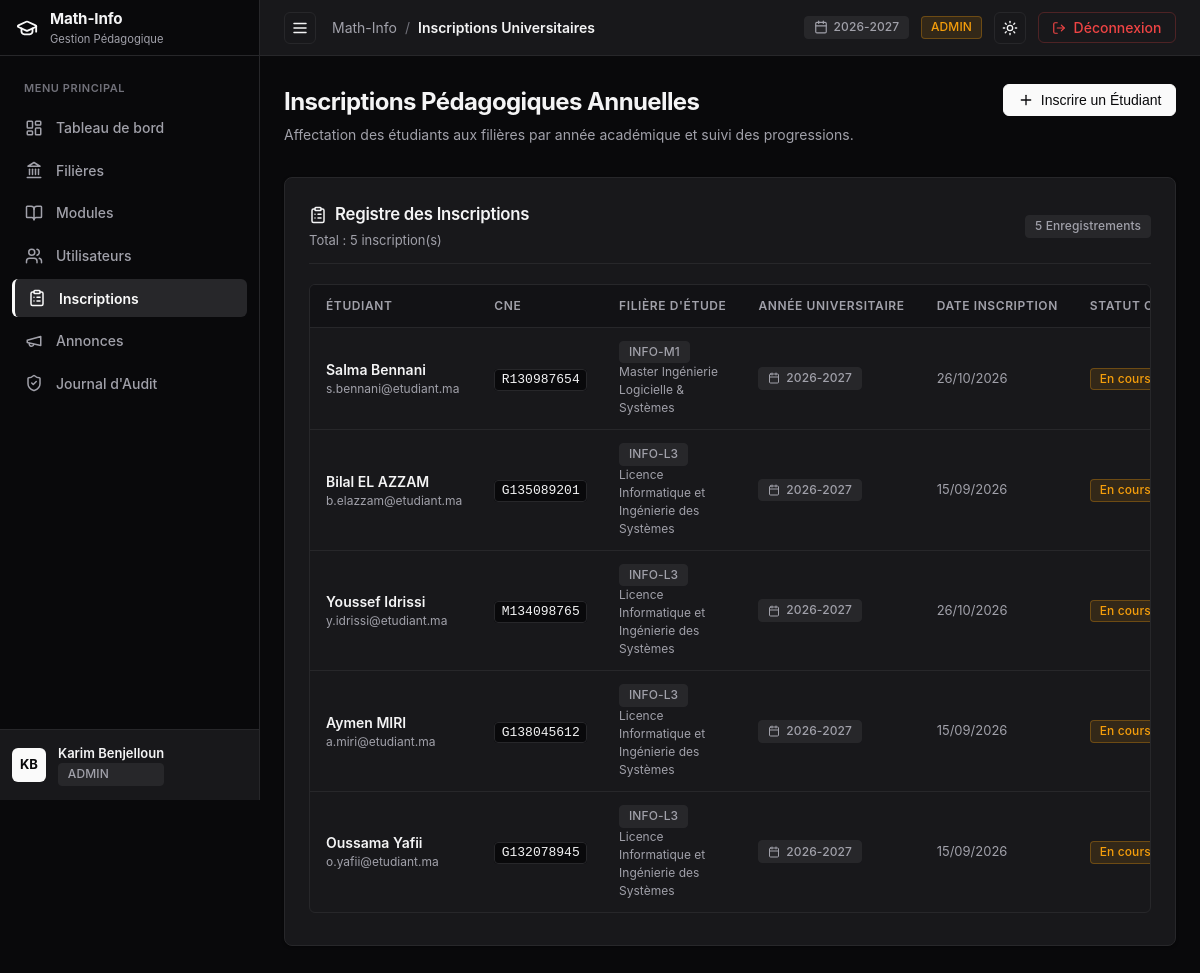
Screenshot of /admin/inscriptions (signed in) with the database file from the repository.
### tables this page shows
CREATE TABLE `utilisateurs` (
  `idUtilisateur` int NOT NULL AUTO_INCREMENT,
  `nom` varchar(100) NOT NULL,
  `prenom` varchar(100) NOT NULL,
  `email` varchar(150) NOT NULL,
  `motDePasse` varchar(255) NOT NULL,
  `role` enum('ADMIN','ENSEIGNANT','ETUDIANT') NOT NULL,
  `dateCreation` timestamp NULL DEFAULT CURRENT_TIMESTAMP,
  PRIMARY KEY (`idUtilisateur`),
  UNIQUE KEY `email` (`email`)
);

CREATE TABLE `inscriptions` (
  `idInscription` int NOT NULL AUTO_INCREMENT,
  `idEtudiant` int NOT NULL,
  `idFiliere` int NOT NULL,
  `anneeUniversitaire` varchar(20) NOT NULL,
  `dateInscription` date NOT NULL,
  `statut` enum('EN_COURS','VALIDE','AJOURNE') DEFAULT 'EN_COURS',
  PRIMARY KEY (`idInscription`),
  UNIQUE KEY `uq_etudiant_annee` (`idEtudiant`,`anneeUniversitaire`),
  KEY `idFiliere` (`idFiliere`),
  CONSTRAINT `inscriptions_ibfk_1` FOREIGN KEY (`idEtudiant`) REFERENCES `etudiants` (`idUtilisateur`) ON DELETE CASCADE,
  CONSTRAINT `inscriptions_ibfk_2` FOREIGN KEY (`idFiliere`) REFERENCES `filieres` (`idFiliere`) ON DELETE CASCADE
);

CREATE TABLE `etudiants` (
  `idUtilisateur` int NOT NULL,
  `cne` varchar(50) NOT NULL,
  `dateNaissance` date NOT NULL,
  PRIMARY KEY (`idUtilisateur`),
  UNIQUE KEY `cne` (`cne`),
  CONSTRAINT `etudiants_ibfk_1` FOREIGN KEY (`idUtilisateur`) REFERENCES `utilisateurs` (`idUtilisateur`) ON DELETE CASCADE
);

CREATE TABLE `filieres` (
  `idFiliere` int NOT NULL AUTO_INCREMENT,
  `code` varchar(20) NOT NULL,
  `intitule` varchar(150) NOT NULL,
  `description` text,
  PRIMARY KEY (`idFiliere`),
  UNIQUE KEY `code` (`code`)
);

### src/Views/admin/inscriptions.php (the view, shortened to what the rows shown need)
<div style="margin-bottom: 2rem; display: flex; justify-content: space-between; align-items: flex-start; flex-wrap: wrap; gap: 1rem;">
  <div>
    <h1 style="font-size: 1.5rem; font-weight: 700; letter-spacing: -0.025em; color: var(--text-main); margin-bottom: 0.25rem;">
      Inscriptions Pédagogiques Annuelles
    </h1>
    <p style="color: var(--text-muted); font-size: 0.875rem;">
      Affectation des étudiants aux filières par année académique et suivi des progressions.
    </p>
  </div>
  <button class="btn btn-primary" data-modal-open="createInscriptionModal">
    <?= Icon::get('plus', 16) ?>
    <span>Inscrire un Étudiant</span>
  </button>
</div>
<div class="card">
  <div class="card-header">
    <div>
      <span class="card-title">
        <?= Icon::get('clipboard-list', 18) ?>
        <span>Registre des Inscriptions</span>
      </span>
      <span class="card-desc" style="display: block; margin-top: 0.25rem;">
        Total : <?= count($inscriptions) ?> inscription(s)
      </span>
    </div>
    <span class="badge badge-neutral"><?= count($inscriptions) ?> Enregistrements</span>
  </div>
  <?php if (empty($inscriptions)): ?>
    <div style="text-align: center; padding: 3rem 1rem; color: var(--text-muted); font-size: 0.875rem;">
      <div style="margin-bottom: 0.5rem; color: var(--text-subtle);"><?= Icon::get('clipboard-list', 32) ?></div>
      Aucune inscription enregistrée pour l'instant.
    </div>
  <?php else: ?>
    <div class="table-wrapper">
      <table>
        <thead>
          <tr>
            <th style="min-width: 150px;">Étudiant</th>
            <th style="min-width: 100px;">CNE</th>
            <th style="min-width: 120px;">Filière d'Étude</th>
            <th style="min-width: 110px;">Année Universitaire</th>
            <th style="min-width: 110px;">Date Inscription</th>
            <th style="min-width: 110px;">Statut Cursus</th>
          </tr>
        </thead>
        <tbody>
          <?php foreach ($inscriptions as $ins): ?>
            <tr>
              <td>
                <div style="font-weight: 600;"><?= htmlspecialchars($ins['etudiant_prenom'] . ' ' . $ins['etudiant_nom']) ?></div>
                <div style="font-size: 0.75rem; color: var(--text-muted);"><?= htmlspecialchars($ins['etudiant_email']) ?></div>
              </td>
              <td><code><?= htmlspecialchars($ins['etudiant_cne']) ?></code></td>
              <td>
                <span class="badge badge-neutral"><?= htmlspecialchars($ins['filiere_code']) ?></span>
                <span style="font-size: 0.75rem; color: var(--text-muted); display: block;"><?= htmlspecialchars($ins['filiere_intitule']) ?></span>
              </td>
              <td>
                <span class="badge badge-neutral">
                  <?= Icon::get('calendar', 12) ?>
                  <span><?= htmlspecialchars($ins['anneeUniversitaire']) ?></span>
                </span>
              </td>
              <td style="color: var(--text-muted); font-size: 0.8125rem;">
                <?= date('d/m/Y', strtotime($ins['dateInscription'])) ?>
              </td>
              <td>
                <?php if ($ins['statut'] === 'VALIDE'): ?>
                  <span class="badge badge-success">Validé</span>
                <?php elseif ($ins['statut'] === 'AJOURNE'): ?>
                  <span class="badge badge-destructive">Ajourné</span>
                <?php else: ?>
                  <span class="badge badge-warning">En cours</span>
                <?php endif; ?>
              </td>
            </tr>
          <?php endforeach; ?>
        </tbody>
      </table>
    </div>
  <?php endif; ?>
</div>

### src/Utils/Icon.php (shortened to what the rows shown need)
<?php
class Icon {
    public static function get(string $name, int $size = 16, string $extraClass = ''): string {
        $classAttr = 'lucide-icon' . ($extraClass !== '' ? ' ' . $extraClass : '');
        $svgAttrs = sprintf(
            'xmlns="http://www.w3.org/2000/svg" width="%d" height="%d" viewBox="0 0 24 24" fill="none" stroke="currentColor" stroke-width="2" stroke-linecap="round" stroke-linejoin="round" class="%s"',
            $size,
            $size,
            htmlspecialchars($classAttr)
        );
        switch ($name) {
            case 'graduation-cap':
                return "<svg {$svgAttrs}><path d=\"M21.42 10.922a1 1 0 0 0-.019-1.838L12.83 5.18a2 2 0 0 0-1.66 0L2.6 9.08a1 1 0 0 0 0 1.832l8.57 3.908a2 2 0 0 0 1.66 0z\"/><path d=\"M22 10v6\"/><path d=\"M6 12.5V16a6 3 0 0 0 12 0v-3.5\"/></svg>";
            case 'layout-dashboard':
                return "<svg {$svgAttrs}><rect width=\"7\" height=\"9\" x=\"3\" y=\"3\" rx=\"1\"/><rect width=\"7\" height=\"5\" x=\"14\" y=\"3\" rx=\"1\"/><rect width=\"7\" height=\"9\" x=\"14\" y=\"12\" rx=\"1\"/><rect width=\"7\" height=\"5\" x=\"3\" y=\"16\" rx=\"1\"/></svg>";
            case 'landmark':
                return "<svg {$svgAttrs}><line x1=\"3\" x2=\"21\" y1=\"22\" y2=\"22\"/><line x1=\"6\" x2=\"6\" y1=\"18\" y2=\"11\"/><line x1=\"10\" x2=\"10\" y1=\"18\" y2=\"11\"/><line x1=\"14\" x2=\"14\" y1=\"18\" y2=\"11\"/><line x1=\"18\" x2=\"18\" y1=\"18\" y2=\"11\"/><polygon points=\"12 2 20 7 4 7\"/></svg>";
            case 'book-open':
                return "<svg {$svgAttrs}><path d=\"M12 7v14\"/><path d=\"M3 18a1 1 0 0 1-1-1V4a1 1 0 0 1 1-1h5a4 4 0 0 1 4 4 4 4 0 0 1 4-4h5a1 1 0 0 1 1 1v13a1 1 0 0 1-1 1h-6a3 3 0 0 0-3 3 3 3 0 0 0-3-3z\"/></svg>";
            case 'users':
                return "<svg {$svgAttrs}><path d=\"M16 21v-2a4 4 0 0 0-4-4H6a4 4 0 0 0-4 4v2\"/><circle cx=\"9\" cy=\"7\" r=\"4\"/><path d=\"M22 21v-2a4 4 0 0 0-3-3.87\"/><path d=\"M16 3.13a4 4 0 0 1 0 7.75\"/></svg>";
            case 'clipboard-list':
                return "<svg {$svgAttrs}><rect width=\"8\" height=\"4\" x=\"8\" y=\"2\" rx=\"1\" ry=\"1\"/><path d=\"M16 4h2a2 2 0 0 1 2 2v14a2 2 0 0 1-2 2H6a2 2 0 0 1-2-2V6a2 2 0 0 1 2-2h2\"/><path d=\"M12 11h4\"/><path d=\"M12 16h4\"/><path d=\"M8 11h.01\"/><path d=\"M8 16h.01\"/></svg>";
            case 'megaphone':
                return "<svg {$svgAttrs}><path d=\"m3 11 18-5v12L3 14v-3z\"/><path d=\"M11.6 16.8a3 3 0 1 1-5.8-1.6\"/></svg>";
            case 'shield-check':
                return "<svg {$svgAttrs}><path d=\"M20 13c0 5-3.5 7.5-7.66 8.95a1 1 0 0 1-.67-.01C7.5 20.5 4 18 4 13V6a1 1 0 0 1 1-1c2 0 4.5-1.2 6.24-2.72a1.17 1.17 0 0 1 1.52 0C14.51 3.81 17 5 19 5a1 1 0 0 1 1 1z\"/><path d=\"m9 12 2 2 4-4\"/></svg>";
            case 'calendar':
                return "<svg {$svgAttrs}><path d=\"M8 2v4\"/><path d=\"M16 2v4\"/><rect width=\"18\" height=\"18\" x=\"3\" y=\"4\" rx=\"2\"/><path d=\"M3 10h18\"/></svg>";
            case 'sun':
                return "<svg {$svgAttrs}><circle cx=\"12\" cy=\"12\" r=\"4\"/><path d=\"M12 2v2\"/><path d=\"M12 20v2\"/><path d=\"m4.93 4.93 1.41 1.41\"/><path d=\"m17.66 17.66 1.41 1.41\"/><path d=\"M2 12h2\"/><path d=\"M20 12h2\"/><path d=\"m6.34 17.66-1.41 1.41\"/><path d=\"m19.07 4.93-1.41 1.41\"/></svg>";
            case 'log-out':
                return "<svg {$svgAttrs}><path d=\"M9 21H5a2 2 0 0 1-2-2V5a2 2 0 0 1 2-2h4\"/><polyline points=\"16 17 21 12 16 7\"/><line x1=\"21\" x2=\"9\" y1=\"12\" y2=\"12\"/></svg>";
            case 'pencil':
                return "<svg {$svgAttrs}><path d=\"M21.174 6.812a1 1 0 0 0-3.986-3.987L3.842 16.174a2 2 0 0 0-.5.83l-1.321 4.352a.5.5 0 0 0 .623.622l4.353-1.32a2 2 0 0 0 .83-.497z\"/><path d=\"m15 5 4 4\"/></svg>";
            case 'trash-2':
                return "<svg {$svgAttrs}><path d=\"M3 6h18\"/><path d=\"M19 6v14c0 1-1 2-2 2H7c-1 0-2-1-2-2V6\"/><path d=\"M8 6V4c0-1 1-2 2-2h4c1 0 2 1 2 2v2\"/><line x1=\"10\" x2=\"10\" y1=\"11\" y2=\"17\"/><line x1=\"14\" x2=\"14\" y1=\"11\" y2=\"17\"/></svg>";
            case 'plus':
                return "<svg {$svgAttrs}><path d=\"M5 12h14\"/><path d=\"M12 5v14\"/></svg>";
            case 'x':
                return "<svg {$svgAttrs}><path d=\"M18 6 6 18\"/><path d=\"m6 6 12 12\"/></svg>";
            case 'menu':
                return "<svg {$svgAttrs}><line x1=\"4\" x2=\"20\" y1=\"12\" y2=\"12\"/><line x1=\"4\" x2=\"20\" y1=\"6\" y2=\"6\"/><line x1=\"4\" x2=\"20\" y1=\"18\" y2=\"18\"/></svg>";
            case 'arrow-right':
                return "<svg {$svgAttrs}><path d=\"M5 12h14\"/><path d=\"m12 5 7 7-7 7\"/></svg>";
        }
    }
}

### src/Views/layout/main.php (shortened to what the rows shown need)
<?php
$currentUser = Auth::user();
$currentRole = Auth::role();
$activeNav = $activeNav ?? 'dashboard';
?>
<!DOCTYPE html>
<html lang="fr" data-theme="dark">
<head>
  <link rel="stylesheet" href="/css/style.css">
</head>
<body class="app-shell">
  <aside id="sidebar" class="sidebar">
    <div class="sidebar-header">
      <a href="/" class="sidebar-brand">
        <span class="brand-icon"><?= Icon::get('graduation-cap', 22) ?></span>
        <div class="brand-text">
          <span class="brand-name">Math-Info</span>
          <span class="brand-sub">Gestion Pédagogique</span>
        </div>
      </a>
    </div>
    <nav class="sidebar-nav">
      <div class="nav-section-title">Menu Principal</div>
      <?php if ($currentRole === 'ADMIN'): ?>
        <a href="/admin/dashboard" class="nav-item <?= $activeNav === 'dashboard' ? 'active' : '' ?>">
          <span class="nav-icon"><?= Icon::get('layout-dashboard', 18) ?></span>
          <span class="nav-label">Tableau de bord</span>
        </a>
        <a href="/admin/filieres" class="nav-item <?= $activeNav === 'filieres' ? 'active' : '' ?>">
          <span class="nav-icon"><?= Icon::get('landmark', 18) ?></span>
          <span class="nav-label">Filières</span>
        </a>
        <a href="/admin/modules" class="nav-item <?= $activeNav === 'modules' ? 'active' : '' ?>">
          <span class="nav-icon"><?= Icon::get('book-open', 18) ?></span>
          <span class="nav-label">Modules</span>
        </a>
        <a href="/admin/utilisateurs" class="nav-item <?= $activeNav === 'utilisateurs' ? 'active' : '' ?>">
          <span class="nav-icon"><?= Icon::get('users', 18) ?></span>
          <span class="nav-label">Utilisateurs</span>
        </a>
        <a href="/admin/inscriptions" class="nav-item <?= $activeNav === 'inscriptions' ? 'active' : '' ?>">
          <span class="nav-icon"><?= Icon::get('clipboard-list', 18) ?></span>
          <span class="nav-label">Inscriptions</span>
        </a>
        <a href="/admin/annonces" class="nav-item <?= $activeNav === 'annonces' ? 'active' : '' ?>">
          <span class="nav-icon"><?= Icon::get('megaphone', 18) ?></span>
          <span class="nav-label">Annonces</span>
        </a>
        <a href="/admin/audit" class="nav-item <?= $activeNav === 'audit' ? 'active' : '' ?>">
          <span class="nav-icon"><?= Icon::get('shield-check', 18) ?></span>
          <span class="nav-label">Journal d'Audit</span>
        </a>
      <?php endif; ?>
    </nav>
    <div class="sidebar-footer">
      <div class="user-profile-widget">
        <div class="user-avatar">
          <?= strtoupper(substr($currentUser ? $currentUser->getPrenom() : 'U', 0, 1) . substr($currentUser ? $currentUser->getNom() : 'S', 0, 1)) ?>
        </div>
        <div class="user-meta">
          <span class="user-name"><?= htmlspecialchars($currentUser ? $currentUser->getNomComplet() : 'Utilisateur') ?></span>
          <span class="user-role-badge badge badge-neutral"><?= htmlspecialchars($currentRole ?? '') ?></span>
        </div>
      </div>
    </div>
  </aside>
  <div class="main-wrapper">
    <header class="app-topbar">
      <div class="topbar-left">
        <button id="sidebarToggle" class="btn btn-icon sidebar-toggle-btn-topbar" title="Basculer le menu" aria-label="Menu">
          <?= Icon::get('menu', 18) ?>
        </button>
        <div class="breadcrumb">
          <span class="breadcrumb-root">Math-Info</span>
          <span class="breadcrumb-sep">/</span>
          <span class="breadcrumb-current"><?= htmlspecialchars($title ?? 'Dashboard') ?></span>
        </div>
      </div>
      <div class="topbar-right">
        <div class="badge badge-neutral" title="Année Universitaire en cours">
          <?= Icon::get('calendar', 14) ?>
          <span>2026-2027</span>
        </div>
        <?php if ($currentRole === 'ADMIN'): ?>
          <span class="badge badge-warning">ADMIN</span>
        <?php elseif ($currentRole === 'ENSEIGNANT'): ?>
          <span class="badge badge-neutral">ENSEIGNANT</span>
        <?php else: ?>
          <span class="badge badge-neutral">ÉTUDIANT</span>
        <?php endif; ?>
        <button id="themeToggle" class="btn btn-icon" title="Basculer Mode Clair/Sombre" aria-label="Basculer Thème">
          <span id="themeIcon"><?= Icon::get('sun', 16) ?></span>
        </button>
        <a href="/logout" class="btn btn-destructive" title="Déconnexion">
          <?= Icon::get('log-out', 14) ?>
          <span class="desktop-only">Déconnexion</span>
        </a>
      </div>
    </header>
    <main class="page-content">
      <div class="content-container">
        <?= $content ?>
      </div>
    </main>
  </div>
</body>
</html>

### rows the page displays
utilisateurs: prenom+nom "KB", prenom+nom "Karim Benjelloun"
inscriptions: utilisateurs.prenom+nom "Salma Bennani", utilisateurs.email "s.bennani@etudiant.ma", idEtudiant.cne "R130987654", idFiliere.code "INFO-M1", idFiliere.intitule "Master Ingénierie Logicielle & Systèmes", anneeUniversitaire "2026-2027", dateInscription "26/10/2026", statut "En cours"
inscriptions: utilisateurs.prenom+nom "Bilal EL AZZAM", utilisateurs.email "b.elazzam@etudiant.ma", idEtudiant.cne "G135089201", idFiliere.code "INFO-L3", idFiliere.intitule "Licence Informatique et Ingénierie des Systèmes", anneeUniversitaire "2026-2027", dateInscription "15/09/2026", statut "En cours"
inscriptions: utilisateurs.prenom+nom "Youssef Idrissi", utilisateurs.email "y.idrissi@etudiant.ma", idEtudiant.cne "M134098765", idFiliere.code "INFO-L3", idFiliere.intitule "Licence Informatique et Ingénierie des Systèmes", anneeUniversitaire "2026-2027", dateInscription "26/10/2026", statut "En cours"
inscriptions: utilisateurs.prenom+nom "Aymen MIRI", utilisateurs.email "a.miri@etudiant.ma", idEtudiant.cne "G138045612", idFiliere.code "INFO-L3", idFiliere.intitule "Licence Informatique et Ingénierie des Systèmes", anneeUniversitaire "2026-2027", dateInscription "15/09/2026", statut "En cours"
inscriptions: utilisateurs.prenom+nom "Oussama Yafii", utilisateurs.email "o.yafii@etudiant.ma", idEtudiant.cne "G132078945", idFiliere.code "INFO-L3", idFiliere.intitule "Licence Informatique et Ingénierie des Systèmes", anneeUniversitaire "2026-2027", dateInscription "15/09/2026", statut "En cours"

### other values shown
$currentRole "ADMIN"
$title "Inscriptions Universitaires"
count($inscriptions) "5"
